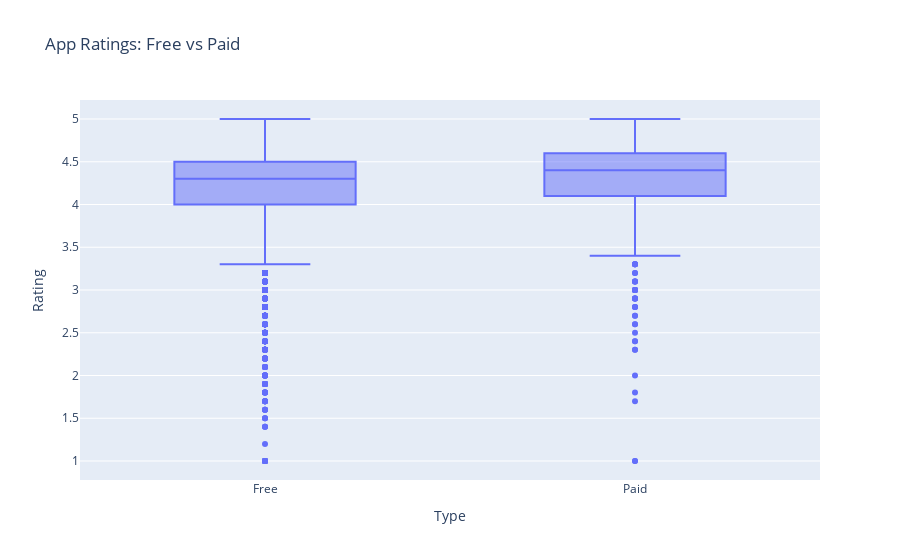

The code cell stored with this chart in its notebook:
### Code cell
fig = px.box(
    df,
    x="Type",
    y="Rating",
    title="App Ratings: Free vs Paid"
)
fig.show()

### Figure 1 — Plotly figure (JSON) as saved in the notebook; plotly's stock layout.template omitted (floating-point values rounded to 4 significant figures; data arrays with more than 128 entries replaced by an {"elided": "..."} marker saying what was removed)
{"data": [{"alignmentgroup": "True", "hovertemplate": "Type=%{x}<br>Rating=%{y}<extra></extra>", "legendgroup": "", "marker": {"color": "#636efa"}, "name": "", "notched": false, "offsetgroup": "", "orientation": "v", "showlegend": false, "type": "box", "x": {"elided": "9365 str values"}, "x0": " ", "xaxis": "x", "y": {"elided": "9365 float values"}, "y0": " ", "yaxis": "y"}], "layout": {"boxmode": "group", "legend": {"tracegroupgap": 0}, "title": {"text": "App Ratings: Free vs Paid"}, "xaxis": {"anchor": "y", "domain": [0, 1], "title": {"text": "Type"}}, "yaxis": {"anchor": "x", "domain": [0, 1], "title": {"text": "Rating"}}}}
